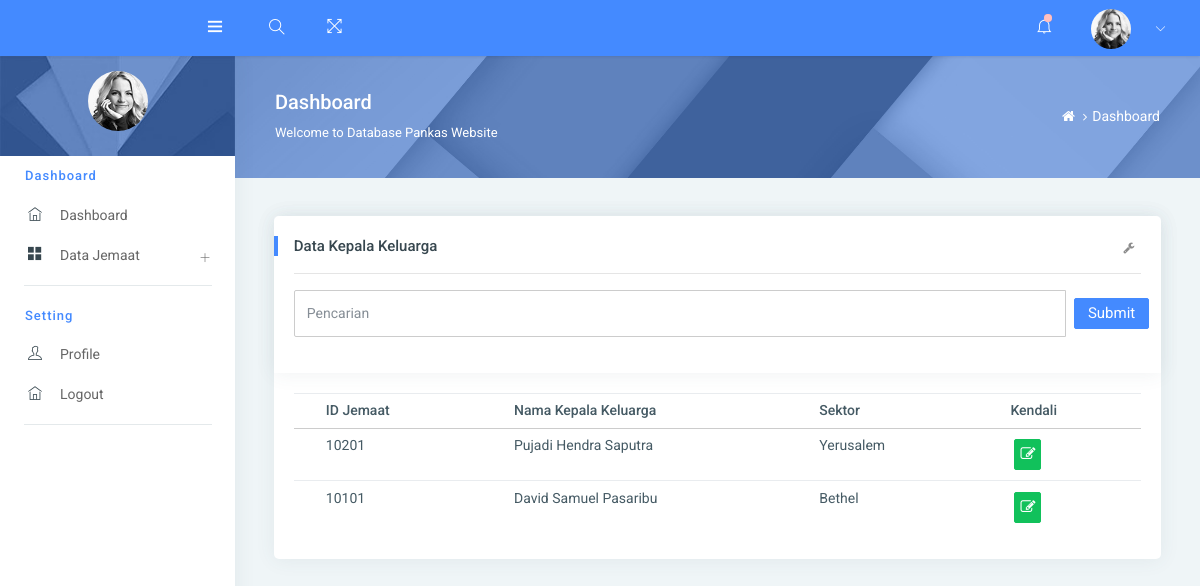
Page /index.php/jemaat/carijemaat on the earlier database version.
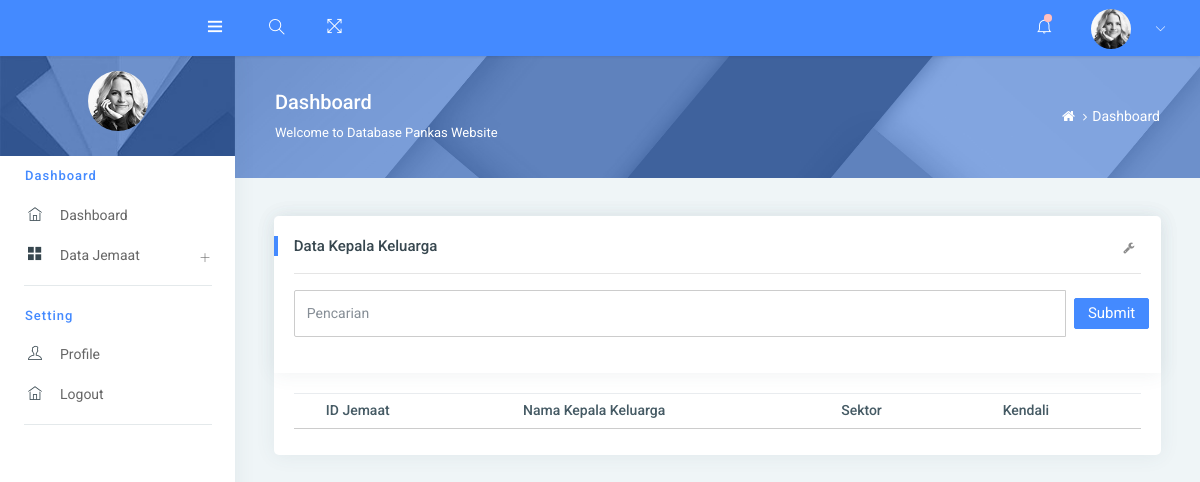
Same page on the later database version.
### tables this page shows
CREATE TABLE `jemaat` (
  `id` int(11) NOT NULL,
  `id_jemaat` int(11) DEFAULT NULL,
  `id_anggota` int(11) DEFAULT NULL,
  `nama_depan` varchar(50) DEFAULT NULL,
  `nama_belakang` varchar(50) DEFAULT NULL,
  `jenis_kelamin` tinyint(1) DEFAULT NULL,
  `pendidikan` varchar(50) DEFAULT NULL,
  `pekerjaan` varchar(50) DEFAULT NULL,
  `telepon` varchar(20) DEFAULT NULL,
  `email` varchar(50) DEFAULT NULL,
  `sektor` int(11) DEFAULT NULL,
  `rayon` int(11) NOT NULL,
  `status` varchar(20) DEFAULT NULL,
  `pelayanan` int(2) NOT NULL,
  `pelkat` int(2) NOT NULL
);

CREATE TABLE `sektor` (
  `id_sektor` int(11) NOT NULL,
  `nama` varchar(20) DEFAULT NULL
);

### application/controllers/Jemaat.php (called while the page is built, shortened)
<?php
class Jemaat extends CI_Controller {
    public function __construct()
    {
        $this->load->model('ModelJemaat', 'modeljemaat');
    }
    public function carijemaat(){
        $config['total_rows'] = $this->modeljemaat->hitungJemaat();
        $config['per_page'] = 10;
        $data['total_rows'] = $config['total_rows'];
        if($this->input->post('submit')){
            $data['keyword'] = $this->input->post('keyword');
        } else {
            $data['keyword'] = null;
        }
        $data['start'] = $this->uri->segment(3);
        $data['jemaat'] = $this->modeljemaat->getCariJemaat($config['per_page'], $data['start'], $data['keyword']);
        $this->load->view('cari-jemaat/index', $data);
    }
}
?>

### index.php (called while the page is built, shortened)
<?php
require_once BASEPATH.'core/CodeIgniter.php';

### application/config/config.php (called while the page is built, shortened)
<?php
$config['base_url'] = 'http://localhost/pankas-update/';
$config['index_page'] = '';
$config['uri_protocol']	= 'REQUEST_URI';
$config['url_suffix'] = '';
$config['language']	= 'english';
$config['charset'] = 'UTF-8';
$config['enable_hooks'] = FALSE;
$config['subclass_prefix'] = 'MY_';
$config['composer_autoload'] = "vendor/autoload.php";
$config['permitted_uri_chars'] = 'a-z 0-9~%.:_\-';
$config['enable_query_strings'] = FALSE;
$config['controller_trigger'] = 'c';
$config['function_trigger'] = 'm';
$config['directory_trigger'] = 'd';
$config['allow_get_array'] = TRUE;
$config['log_threshold'] = 0;
$config['log_path'] = '';
$config['log_file_extension'] = '';
$config['log_file_permissions'] = 0644;
$config['log_date_format'] = 'Y-m-d H:i:s';
$config['error_views_path'] = '';
$config['cache_path'] = '';
$config['cache_query_string'] = FALSE;
$config['encryption_key'] = '';
$config['sess_driver'] = 'files';
$config['sess_cookie_name'] = 'ci_session';
$config['sess_expiration'] = 7200;
$config['sess_save_path'] = sys_get_temp_dir();
$config['sess_match_ip'] = FALSE;
$config['sess_time_to_update'] = 300;
$config['sess_regenerate_destroy'] = FALSE;
$config['cookie_prefix']	= '';
$config['cookie_domain']	= '';
$config['cookie_path']		= '/';
$config['cookie_secure']	= FALSE;
$config['cookie_httponly'] 	= FALSE;
$config['standardize_newlines'] = FALSE;
$config['global_xss_filtering'] = FALSE;
$config['csrf_protection'] = FALSE;
$config['csrf_token_name'] = 'csrf_test_name';
$config['csrf_cookie_name'] = 'csrf_cookie_name';
$config['csrf_expire'] = 7200;
$config['csrf_regenerate'] = TRUE;
$config['csrf_exclude_uris'] = array();
$config['compress_output'] = FALSE;
$config['time_reference'] = 'local';
$config['rewrite_short_tags'] = FALSE;
$config['proxy_ips'] = '';

### application/config/pagination.php (called while the page is built, shortened)
<?php
$config['base_url'] = 'http://localhost/pankas-update/jemaat/index';
$config['full_tag_open'] = '<nav> <ul class="pagination">';
$config['full_tag_close'] = '</ul></nav>';
$config['first_link'] = 'First';
$config['first_tag_open'] = '<li class="page-item">';
$config['first_tag_close'] = '</li>';
$config['last_link'] = 'Last';
$config['last_tag_open'] = '<li class="page-item">';
$config['last_tag_close'] = '</li>';
$config['next_link'] = '&raquo';
$config['next_tag_open'] = '<li class="page-item">';
$config['next_tag_close'] = '</li>';

### application/models/ModelJemaat.php (called while the page is built, shortened)
<?php
    class ModelJemaat extends CI_Model {
        public function getCariJemaat($limit, $start, $keyword = null){
            if($start == null){
                $start = 0;
            }
            if($keyword){
                $page = "SELECT jemaat.id_jemaat , jemaat.nama_depan, jemaat.nama_belakang, sektor.nama FROM jemaat
                LEFT JOIN sektor ON jemaat.sektor = sektor.id_sektor
                WHERE jemaat.status = 1
                AND jemaat.nama_depan LIKE '%$keyword%'
                OR jemaat.nama_belakang LIKE '%$keyword%'
                LIMIT $start, $limit";
                return $this->db->query($page)->result();
            } else {
                $page = "SELECT jemaat.id_jemaat , jemaat.nama_depan, jemaat.nama_belakang, sektor.nama FROM jemaat
                LEFT JOIN sektor ON jemaat.sektor = sektor.id_sektor
                WHERE jemaat.status = 1
                LIMIT $start, $limit";
                return $this->db->query($page)->result();
            }
        }
    }
?>

### application/views/cari-jemaat/jemaat-cari.php (the view, shortened to what this page needs)
<div class="card">
                                <div class="card-header">
                                <h5>Data Kepala Keluarga</h5>
                                    <br>
                                    <hr>
                                <form action="<?= base_url('jemaat/carijemaat');?>" method="post">
                                         <div class="input-group mb-3">
                                            <input type="text" class="form-control" placeholder="Pencarian" name="keyword" autocomplete="off" autofocus>
                                            <div class="input-group-append">
                                                <input class="btn btn-primary m-2 btn-block" type="submit" name="submit"/>
                                            </div>
                                        </div>
                                </form>
                                    <div class="card-header-right">
                                        <ul class="list-unstyled card-option">
                                            <li><i class="fa fa fa-wrench open-card-option"></i></li>
                                        </ul>
                                    </div>
                                </div>
                                <div class="card-block table-border-style">
                                    <div class="table-responsive">
                                        <table class="table table-hover table-xs">
                                            <thead>
                                                <tr>
                                                    <th>ID Jemaat</th>
                                                    <th>Nama Kepala Keluarga</th>
                                                    <th>Sektor</th>
                                                    <th>Kendali</th>
                                                </tr>
                                            </thead>
                                            <tbody>
                                                <?php foreach ($jemaat as $j): ?>
                                                <tr>
                                                    <td><?= $j->id_jemaat; ?></td>
                                                    <td><?= $j->nama_depan; ?> <?= $j->nama_belakang; ?></td>
                                                    <td><?= $j->nama; ?></td>
                                                    <td>
                                                    <a href="<?php echo base_url('jemaat/edit/'.$j -> id_jemaat)?>" ><button class="btn btn-success waves-effect waves-light m-1"> <i class="fa fa-edit btn-icon"></i> </button> </a>
                                                    </td>
                                                </tr>
                                                <?php endforeach ?>
                                            </tbody>
                                        </table>
                                    </div>
                                </div>
                            </div>

### application/views/cari-jemaat/index.php (shortened to what this page needs)
<!DOCTYPE html>
<html lang="en">
<head>
    <link rel="stylesheet" href="<?= base_url(); ?>assets/pages/waves/css/waves.min.css" type="text/css" media="all">
      <link rel="stylesheet" type="text/css" href="<?= base_url(); ?>assets/css/bootstrap/css/bootstrap.min.css">
      <link rel="stylesheet" href="<?= base_url(); ?>assets/pages/waves/css/waves.min.css" type="text/css" media="all">
      <link rel="stylesheet" type="text/css" href="<?= base_url(); ?>assets/icon/themify-icons/themify-icons.css">
      <link rel="stylesheet" type="text/css" href="<?= base_url(); ?>assets/icon/font-awesome/css/font-awesome.min.css">
      <link rel="stylesheet" type="text/css" href="<?= base_url(); ?>assets/css/jquery.mCustomScrollbar.css">
        <link rel="stylesheet" href="https://www.amcharts.com/lib/3/plugins/export/export.css" type="text/css" media="all" />
      <link rel="stylesheet" type="text/css" href="<?= base_url(); ?>assets/css/style.css">
  </head>
  <body>
        <?php
          $this->load->view('template/pre-loader-start');
        ?>
  <div id="pcoded" class="pcoded">
      <div class="pcoded-container navbar-wrapper">
          <nav class="navbar header-navbar pcoded-header">
            <?php
                $this->load->view('template/navbar');
            ?>
          </nav>
          <div class="pcoded-main-container">
              <div class="pcoded-wrapper">
                  <nav class="pcoded-navbar">
                  <?php
                        $this->load->view('template/navbar-right');
                  ?>
                  </nav>
                  <div class="pcoded-content">
                      <?php
                        $this->load->view('template/page-header');
                     ?>
                      </div>
                        <div class="pcoded-inner-content">
                            <div class="main-body">
                                <div class="page-wrapper">
                                    <div class="page-body">
                                    <?php
                                        $this->load->view('cari-jemaat/jemaat-cari');
                                    ?>
                                </div>
                            </div>
                        </div>
                    </div>
                </div>
            </div>
        </div>
    </div>
</body>
</html>

### application/views/template/navbar.php (shortened to what this page needs)
<div class="navbar-wrapper">
                  <div class="navbar-logo">
                      <a class="mobile-menu waves-effect waves-light" id="mobile-collapse" href="#!">
                          <i class="ti-menu"></i>
                      </a>
                  </div>
                  <div class="navbar-container container-fluid">
                      <ul class="nav-left">
                          <li class="header-search">
                              <div class="main-search morphsearch-search">
                                  <div class="input-group">
                                      <input type="text" class="form-control">
                                      <span class="input-group-addon search-btn"><i class="ti-search"></i></span>
                                  </div>
                              </div>
                          </li>
                          <li>
                              <a href="#!" onclick="javascript:toggleFullScreen()" class="waves-effect waves-light">
                                  <i class="ti-fullscreen"></i>
                              </a>
                          </li>
                      </ul>
                      <ul class="nav-right">
                          <li class="header-notification">
                              <a href="#!" class="waves-effect waves-light">
                                  <i class="ti-bell"></i>
                                  <span class="badge bg-c-red"></span>
                              </a>
                          </li>
                          <li class="user-profile header-notification">
                              <a href="#!" class="waves-effect waves-light">
                                  <img src="<?= base_url(); ?>assets/images/avatar-4.jpg" class="img-radius" alt="User-Profile-Image">
                                  <i class="ti-angle-down"></i>
                              </a>
                          </li>
                      </ul>
                  </div>
              </div>

### application/views/template/navbar-right.php (shortened to what this page needs)
<div class="pcoded-inner-navbar main-menu">
    <div class="">
        <div class="main-menu-header">
            <img class="img-80 img-radius" src="<?= base_url();?>assets/images/avatar-4.jpg" alt="User-Profile-Image">
        </div>
    </div>
    <div class="pcoded-navigation-label" data-i18n="nav.category.navigation">Dashboard</div>
    <ul class="pcoded-item pcoded-left-item">
        <li class="">
            <a href="<?= base_url('home')?>" class="waves-effect waves-dark">
                <span class="pcoded-micon"><i class="ti-home"></i><b>D</b></span>
                <span class="pcoded-mtext" data-i18n="nav.dash.main">Dashboard</span>
            </a>
        </li>
        <li class="pcoded-hasmenu">
            <a href="javascript:void(0)" class="waves-effect waves-dark">
                <span class="pcoded-micon"><i class="ti-layout-grid2-alt"></i></span>
                <span class="pcoded-mtext"  data-i18n="nav.basic-components.main">Data Jemaat</span>
            </a>
        </li>
    </ul>
    <div class="pcoded-navigation-label" data-i18n="nav.category.forms">Setting</div>
            <ul class="pcoded-item pcoded-left-item">
            <li class="">
              <a href="<?= base_url('home')?>" class="waves-effect waves-dark">
                  <span class="pcoded-micon"><i class="ti-user"></i><b>D</b></span>
                  <span class="pcoded-mtext" data-i18n="nav.dash.main">Profile</span>
              </a>
           </li>
            <li class="">
              <a href="<?= base_url('auth/logout')?>" class="waves-effect waves-dark">
                  <span class="pcoded-micon"><i class="ti-home"></i><b>D</b></span>
                  <span class="pcoded-mtext" data-i18n="nav.dash.main">Logout</span>
              </a>
           </li>
          </ul>
</div>

### application/views/template/page-header.php
<div class="page-header">
              <div class="page-block">
                  <div class="row align-items-center">
                      <div class="col-md-8">
                          <div class="page-header-title">
                              <h5 class="m-b-10">Dashboard</h5>
                              <p class="m-b-0">Welcome to Database Pankas Website</p>
                          </div>
                      </div>
                      <div class="col-md-4">
                          <ul class="breadcrumb-title">
                              <li class="breadcrumb-item">
                                  <a href="index.html"> <i class="fa fa-home"></i> </a>
                              </li>
                              <li class="breadcrumb-item"><a href="#!">Dashboard</a>
                              </li>
                          </ul>
                      </div>
                  </div>
              </div>

Differences in the rows shown:
removed jemaat: id_jemaat "10201", nama_depan "Pujadi Hendra", nama_belakang "Saputra", sektor.nama "Yerusalem"
removed jemaat: id_jemaat "10101", nama_depan "David Samuel", nama_belakang "Pasaribu", sektor.nama "Bethel"
